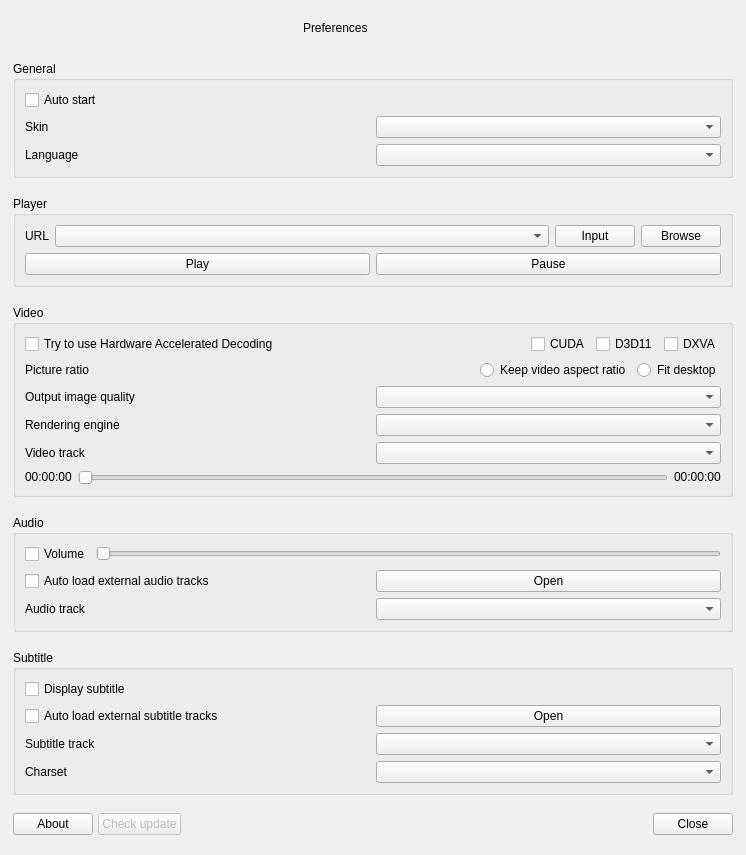
<?xml version="1.0" encoding="UTF-8"?>
<ui version="4.0">
 <class>PreferencesDialog</class>
 <widget class="CFramelessWindow" name="PreferencesDialog">
  <property name="geometry">
   <rect>
    <x>0</x>
    <y>0</y>
    <width>746</width>
    <height>855</height>
   </rect>
  </property>
  <property name="sizePolicy">
   <sizepolicy hsizetype="Preferred" vsizetype="Preferred">
    <horstretch>0</horstretch>
    <verstretch>0</verstretch>
   </sizepolicy>
  </property>
  <property name="acceptDrops">
   <bool>true</bool>
  </property>
  <property name="windowTitle">
   <string>Preferences</string>
  </property>
  <property name="styleSheet">
   <string notr="true"/>
  </property>
  <layout class="QVBoxLayout" name="verticalLayout_2">
   <property name="spacing">
    <number>5</number>
   </property>
   <property name="leftMargin">
    <number>13</number>
   </property>
   <property name="topMargin">
    <number>0</number>
   </property>
   <property name="rightMargin">
    <number>13</number>
   </property>
   <property name="bottomMargin">
    <number>6</number>
   </property>
   <item>
    <widget class="QWidget" name="widget_windowTitleBar" native="true">
     <property name="sizePolicy">
      <sizepolicy hsizetype="Preferred" vsizetype="Fixed">
       <horstretch>0</horstretch>
       <verstretch>0</verstretch>
      </sizepolicy>
     </property>
     <property name="maximumSize">
      <size>
       <width>16777215</width>
       <height>30</height>
      </size>
     </property>
     <layout class="QHBoxLayout" name="horizontalLayout_7">
      <property name="spacing">
       <number>0</number>
      </property>
      <property name="leftMargin">
       <number>0</number>
      </property>
      <property name="topMargin">
       <number>0</number>
      </property>
      <property name="rightMargin">
       <number>0</number>
      </property>
      <property name="bottomMargin">
       <number>0</number>
      </property>
      <item>
       <widget class="QLabel" name="label_windowIcon">
        <property name="sizePolicy">
         <sizepolicy hsizetype="Fixed" vsizetype="Fixed">
          <horstretch>0</horstretch>
          <verstretch>0</verstretch>
         </sizepolicy>
        </property>
        <property name="minimumSize">
         <size>
          <width>15</width>
          <height>15</height>
         </size>
        </property>
        <property name="maximumSize">
         <size>
          <width>18</width>
          <height>18</height>
         </size>
        </property>
        <property name="text">
         <string/>
        </property>
        <property name="pixmap">
         <pixmap resource="../images.qrc">:/icons/color_palette.ico</pixmap>
        </property>
        <property name="scaledContents">
         <bool>true</bool>
        </property>
       </widget>
      </item>
      <item>
       <spacer name="horizontalSpacer_3">
        <property name="orientation">
         <enum>Qt::Horizontal</enum>
        </property>
        <property name="sizeHint" stdset="0">
         <size>
          <width>40</width>
          <height>20</height>
         </size>
        </property>
       </spacer>
      </item>
      <item>
       <widget class="QLabel" name="label_windowTitle">
        <property name="sizePolicy">
         <sizepolicy hsizetype="Preferred" vsizetype="Fixed">
          <horstretch>0</horstretch>
          <verstretch>0</verstretch>
         </sizepolicy>
        </property>
        <property name="maximumSize">
         <size>
          <width>16777215</width>
          <height>30</height>
         </size>
        </property>
        <property name="text">
         <string>Preferences</string>
        </property>
       </widget>
      </item>
      <item>
       <spacer name="horizontalSpacer_4">
        <property name="orientation">
         <enum>Qt::Horizontal</enum>
        </property>
        <property name="sizeHint" stdset="0">
         <size>
          <width>40</width>
          <height>20</height>
         </size>
        </property>
       </spacer>
      </item>
      <item>
       <widget class="QPushButton" name="pushButton_minimize">
        <property name="sizePolicy">
         <sizepolicy hsizetype="Fixed" vsizetype="Fixed">
          <horstretch>0</horstretch>
          <verstretch>0</verstretch>
         </sizepolicy>
        </property>
        <property name="maximumSize">
         <size>
          <width>30</width>
          <height>30</height>
         </size>
        </property>
        <property name="text">
         <string/>
        </property>
        <property name="icon">
         <iconset resource="../images.qrc">
          <normaloff>:/icons/minimize.ico</normaloff>:/icons/minimize.ico</iconset>
        </property>
        <property name="flat">
         <bool>true</bool>
        </property>
       </widget>
      </item>
      <item>
       <widget class="QPushButton" name="pushButton_maximize">
        <property name="enabled">
         <bool>true</bool>
        </property>
        <property name="sizePolicy">
         <sizepolicy hsizetype="Fixed" vsizetype="Fixed">
          <horstretch>0</horstretch>
          <verstretch>0</verstretch>
         </sizepolicy>
        </property>
        <property name="maximumSize">
         <size>
          <width>30</width>
          <height>30</height>
         </size>
        </property>
        <property name="text">
         <string/>
        </property>
        <property name="icon">
         <iconset resource="../images.qrc">
          <normaloff>:/icons/maximize.ico</normaloff>:/icons/maximize.ico</iconset>
        </property>
        <property name="flat">
         <bool>true</bool>
        </property>
       </widget>
      </item>
      <item>
       <widget class="QPushButton" name="pushButton_close">
        <property name="sizePolicy">
         <sizepolicy hsizetype="Fixed" vsizetype="Fixed">
          <horstretch>0</horstretch>
          <verstretch>0</verstretch>
         </sizepolicy>
        </property>
        <property name="maximumSize">
         <size>
          <width>30</width>
          <height>30</height>
         </size>
        </property>
        <property name="text">
         <string/>
        </property>
        <property name="icon">
         <iconset resource="../images.qrc">
          <normaloff>:/icons/close.ico</normaloff>:/icons/close.ico</iconset>
        </property>
        <property name="flat">
         <bool>true</bool>
        </property>
       </widget>
      </item>
     </layout>
    </widget>
   </item>
   <item>
    <widget class="QGroupBox" name="groupBox_general">
     <property name="sizePolicy">
      <sizepolicy hsizetype="Preferred" vsizetype="Fixed">
       <horstretch>0</horstretch>
       <verstretch>0</verstretch>
      </sizepolicy>
     </property>
     <property name="title">
      <string>General</string>
     </property>
     <layout class="QVBoxLayout" name="verticalLayout_6">
      <item>
       <widget class="QCheckBox" name="checkBox_autoStart">
        <property name="text">
         <string>Auto start</string>
        </property>
       </widget>
      </item>
      <item>
       <layout class="QHBoxLayout" name="horizontalLayout_2">
        <item>
         <widget class="QLabel" name="label_skin">
          <property name="sizePolicy">
           <sizepolicy hsizetype="Preferred" vsizetype="Fixed">
            <horstretch>0</horstretch>
            <verstretch>0</verstretch>
           </sizepolicy>
          </property>
          <property name="text">
           <string>Skin</string>
          </property>
         </widget>
        </item>
        <item>
         <widget class="QComboBox" name="comboBox_skin"/>
        </item>
       </layout>
      </item>
      <item>
       <layout class="QHBoxLayout" name="horizontalLayout_16">
        <item>
         <widget class="QLabel" name="label_language">
          <property name="sizePolicy">
           <sizepolicy hsizetype="Preferred" vsizetype="Fixed">
            <horstretch>0</horstretch>
            <verstretch>0</verstretch>
           </sizepolicy>
          </property>
          <property name="text">
           <string>Language</string>
          </property>
         </widget>
        </item>
        <item>
         <widget class="QComboBox" name="comboBox_language"/>
        </item>
       </layout>
      </item>
     </layout>
    </widget>
   </item>
   <item>
    <widget class="QGroupBox" name="groupBox_player">
     <property name="sizePolicy">
      <sizepolicy hsizetype="Preferred" vsizetype="Fixed">
       <horstretch>0</horstretch>
       <verstretch>0</verstretch>
      </sizepolicy>
     </property>
     <property name="title">
      <string>Player</string>
     </property>
     <layout class="QVBoxLayout" name="verticalLayout">
      <item>
       <layout class="QHBoxLayout" name="horizontalLayout_3">
        <item>
         <widget class="QLabel" name="label_url">
          <property name="sizePolicy">
           <sizepolicy hsizetype="Preferred" vsizetype="Fixed">
            <horstretch>0</horstretch>
            <verstretch>0</verstretch>
           </sizepolicy>
          </property>
          <property name="text">
           <string>URL</string>
          </property>
         </widget>
        </item>
        <item>
         <widget class="QComboBox" name="comboBox_url">
          <property name="sizePolicy">
           <sizepolicy hsizetype="Expanding" vsizetype="Fixed">
            <horstretch>0</horstretch>
            <verstretch>0</verstretch>
           </sizepolicy>
          </property>
         </widget>
        </item>
        <item>
         <widget class="QPushButton" name="pushButton_url_input">
          <property name="text">
           <string>Input</string>
          </property>
         </widget>
        </item>
        <item>
         <widget class="QPushButton" name="pushButton_url_browse">
          <property name="text">
           <string>Browse</string>
          </property>
         </widget>
        </item>
       </layout>
      </item>
      <item>
       <layout class="QHBoxLayout" name="horizontalLayout_5">
        <item>
         <widget class="QPushButton" name="pushButton_play">
          <property name="text">
           <string>Play</string>
          </property>
         </widget>
        </item>
        <item>
         <widget class="QPushButton" name="pushButton_pause">
          <property name="text">
           <string>Pause</string>
          </property>
         </widget>
        </item>
       </layout>
      </item>
     </layout>
    </widget>
   </item>
   <item>
    <widget class="QGroupBox" name="groupBox_video">
     <property name="sizePolicy">
      <sizepolicy hsizetype="Preferred" vsizetype="Fixed">
       <horstretch>0</horstretch>
       <verstretch>0</verstretch>
      </sizepolicy>
     </property>
     <property name="title">
      <string>Video</string>
     </property>
     <layout class="QVBoxLayout" name="verticalLayout_3">
      <item>
       <layout class="QHBoxLayout" name="horizontalLayout_6">
        <item>
         <widget class="QCheckBox" name="checkBox_hwdec">
          <property name="text">
           <string>Try to use Hardware Accelerated Decoding</string>
          </property>
         </widget>
        </item>
        <item>
         <spacer name="horizontalSpacer_2">
          <property name="orientation">
           <enum>Qt::Horizontal</enum>
          </property>
          <property name="sizeHint" stdset="0">
           <size>
            <width>40</width>
            <height>20</height>
           </size>
          </property>
         </spacer>
        </item>
        <item>
         <widget class="QCheckBox" name="checkBox_hwdec_cuda">
          <property name="text">
           <string>CUDA</string>
          </property>
         </widget>
        </item>
        <item>
         <widget class="QCheckBox" name="checkBox_hwdec_d3d11">
          <property name="text">
           <string>D3D11</string>
          </property>
         </widget>
        </item>
        <item>
         <widget class="QCheckBox" name="checkBox_hwdec_dxva">
          <property name="text">
           <string>DXVA</string>
          </property>
         </widget>
        </item>
       </layout>
      </item>
      <item>
       <layout class="QHBoxLayout" name="horizontalLayout_8">
        <item>
         <widget class="QLabel" name="label_pictureRatio">
          <property name="sizePolicy">
           <sizepolicy hsizetype="Preferred" vsizetype="Fixed">
            <horstretch>0</horstretch>
            <verstretch>0</verstretch>
           </sizepolicy>
          </property>
          <property name="text">
           <string>Picture ratio</string>
          </property>
         </widget>
        </item>
        <item>
         <spacer name="horizontalSpacer_5">
          <property name="orientation">
           <enum>Qt::Horizontal</enum>
          </property>
          <property name="sizeHint" stdset="0">
           <size>
            <width>40</width>
            <height>20</height>
           </size>
          </property>
         </spacer>
        </item>
        <item>
         <widget class="QRadioButton" name="radioButton_ratio_videoAspectRatio">
          <property name="text">
           <string>Keep video aspect ratio</string>
          </property>
         </widget>
        </item>
        <item>
         <widget class="QRadioButton" name="radioButton_ratio_fitDesktop">
          <property name="text">
           <string>Fit desktop</string>
          </property>
         </widget>
        </item>
       </layout>
      </item>
      <item>
       <layout class="QHBoxLayout" name="horizontalLayout_18">
        <item>
         <widget class="QLabel" name="label_image_quality">
          <property name="sizePolicy">
           <sizepolicy hsizetype="Preferred" vsizetype="Fixed">
            <horstretch>0</horstretch>
            <verstretch>0</verstretch>
           </sizepolicy>
          </property>
          <property name="text">
           <string>Output image quality</string>
          </property>
         </widget>
        </item>
        <item>
         <widget class="QComboBox" name="comboBox_image_quality"/>
        </item>
       </layout>
      </item>
      <item>
       <layout class="QHBoxLayout" name="horizontalLayout_17">
        <item>
         <widget class="QLabel" name="label_video_renderer">
          <property name="sizePolicy">
           <sizepolicy hsizetype="Preferred" vsizetype="Fixed">
            <horstretch>0</horstretch>
            <verstretch>0</verstretch>
           </sizepolicy>
          </property>
          <property name="text">
           <string>Rendering engine</string>
          </property>
         </widget>
        </item>
        <item>
         <widget class="QComboBox" name="comboBox_video_renderer"/>
        </item>
       </layout>
      </item>
      <item>
       <layout class="QHBoxLayout" name="horizontalLayout_11">
        <item>
         <widget class="QLabel" name="label_video_track">
          <property name="sizePolicy">
           <sizepolicy hsizetype="Preferred" vsizetype="Fixed">
            <horstretch>0</horstretch>
            <verstretch>0</verstretch>
           </sizepolicy>
          </property>
          <property name="text">
           <string>Video track</string>
          </property>
         </widget>
        </item>
        <item>
         <widget class="QComboBox" name="comboBox_video_track"/>
        </item>
       </layout>
      </item>
      <item>
       <layout class="QHBoxLayout" name="horizontalLayout_12">
        <item>
         <widget class="QLabel" name="label_video_position">
          <property name="sizePolicy">
           <sizepolicy hsizetype="Preferred" vsizetype="Fixed">
            <horstretch>0</horstretch>
            <verstretch>0</verstretch>
           </sizepolicy>
          </property>
          <property name="text">
           <string>00:00:00</string>
          </property>
         </widget>
        </item>
        <item>
         <widget class="Slider" name="horizontalSlider_video_position">
          <property name="enabled">
           <bool>false</bool>
          </property>
          <property name="orientation">
           <enum>Qt::Horizontal</enum>
          </property>
         </widget>
        </item>
        <item>
         <widget class="QLabel" name="label_video_duration">
          <property name="sizePolicy">
           <sizepolicy hsizetype="Preferred" vsizetype="Fixed">
            <horstretch>0</horstretch>
            <verstretch>0</verstretch>
           </sizepolicy>
          </property>
          <property name="text">
           <string>00:00:00</string>
          </property>
         </widget>
        </item>
       </layout>
      </item>
     </layout>
    </widget>
   </item>
   <item>
    <widget class="QGroupBox" name="groupBox_audio">
     <property name="sizePolicy">
      <sizepolicy hsizetype="Preferred" vsizetype="Fixed">
       <horstretch>0</horstretch>
       <verstretch>0</verstretch>
      </sizepolicy>
     </property>
     <property name="title">
      <string>Audio</string>
     </property>
     <layout class="QVBoxLayout" name="verticalLayout_4">
      <item>
       <layout class="QHBoxLayout" name="horizontalLayout_4">
        <item>
         <widget class="QCheckBox" name="checkBox_volume">
          <property name="text">
           <string>Volume</string>
          </property>
         </widget>
        </item>
        <item>
         <widget class="Slider" name="horizontalSlider_volume">
          <property name="orientation">
           <enum>Qt::Horizontal</enum>
          </property>
         </widget>
        </item>
       </layout>
      </item>
      <item>
       <layout class="QHBoxLayout" name="horizontalLayout_15">
        <item>
         <widget class="QCheckBox" name="checkBox_audio_autoLoadExternal">
          <property name="text">
           <string>Auto load external audio tracks</string>
          </property>
         </widget>
        </item>
        <item>
         <widget class="QPushButton" name="pushButton_audio_open">
          <property name="text">
           <string>Open</string>
          </property>
         </widget>
        </item>
       </layout>
      </item>
      <item>
       <layout class="QHBoxLayout" name="horizontalLayout_9">
        <item>
         <widget class="QLabel" name="label_audio_track">
          <property name="sizePolicy">
           <sizepolicy hsizetype="Preferred" vsizetype="Fixed">
            <horstretch>0</horstretch>
            <verstretch>0</verstretch>
           </sizepolicy>
          </property>
          <property name="text">
           <string>Audio track</string>
          </property>
         </widget>
        </item>
        <item>
         <widget class="QComboBox" name="comboBox_audio_track"/>
        </item>
       </layout>
      </item>
     </layout>
    </widget>
   </item>
   <item>
    <widget class="QGroupBox" name="groupBox_subtitle">
     <property name="sizePolicy">
      <sizepolicy hsizetype="Preferred" vsizetype="Fixed">
       <horstretch>0</horstretch>
       <verstretch>0</verstretch>
      </sizepolicy>
     </property>
     <property name="title">
      <string>Subtitle</string>
     </property>
     <layout class="QVBoxLayout" name="verticalLayout_5">
      <item>
       <widget class="QCheckBox" name="checkBox_displaySubtitle">
        <property name="text">
         <string>Display subtitle</string>
        </property>
       </widget>
      </item>
      <item>
       <layout class="QHBoxLayout" name="horizontalLayout_14">
        <item>
         <widget class="QCheckBox" name="checkBox_subtitle_autoLoadExternal">
          <property name="text">
           <string>Auto load external subtitle tracks</string>
          </property>
         </widget>
        </item>
        <item>
         <widget class="QPushButton" name="pushButton_subtitle_open">
          <property name="text">
           <string>Open</string>
          </property>
         </widget>
        </item>
       </layout>
      </item>
      <item>
       <layout class="QHBoxLayout" name="horizontalLayout_10">
        <item>
         <widget class="QLabel" name="label_subtitle_track">
          <property name="sizePolicy">
           <sizepolicy hsizetype="Preferred" vsizetype="Fixed">
            <horstretch>0</horstretch>
            <verstretch>0</verstretch>
           </sizepolicy>
          </property>
          <property name="text">
           <string>Subtitle track</string>
          </property>
         </widget>
        </item>
        <item>
         <widget class="QComboBox" name="comboBox_subtitle_track"/>
        </item>
       </layout>
      </item>
      <item>
       <layout class="QHBoxLayout" name="horizontalLayout_13">
        <item>
         <widget class="QLabel" name="label_subtitle_charset">
          <property name="sizePolicy">
           <sizepolicy hsizetype="Preferred" vsizetype="Fixed">
            <horstretch>0</horstretch>
            <verstretch>0</verstretch>
           </sizepolicy>
          </property>
          <property name="text">
           <string>Charset</string>
          </property>
         </widget>
        </item>
        <item>
         <widget class="QComboBox" name="comboBox_subtitle_charset"/>
        </item>
       </layout>
      </item>
     </layout>
    </widget>
   </item>
   <item>
    <layout class="QHBoxLayout" name="horizontalLayout">
     <item>
      <widget class="QPushButton" name="pushButton_about">
       <property name="text">
        <string>About</string>
       </property>
      </widget>
     </item>
     <item>
      <widget class="QPushButton" name="pushButton_check_update">
       <property name="enabled">
        <bool>false</bool>
       </property>
       <property name="text">
        <string>Check update</string>
       </property>
      </widget>
     </item>
     <item>
      <spacer name="horizontalSpacer">
       <property name="orientation">
        <enum>Qt::Horizontal</enum>
       </property>
       <property name="sizeHint" stdset="0">
        <size>
         <width>40</width>
         <height>20</height>
        </size>
       </property>
      </spacer>
     </item>
     <item>
      <widget class="QPushButton" name="pushButton_cancel">
       <property name="text">
        <string>Close</string>
       </property>
      </widget>
     </item>
    </layout>
   </item>
  </layout>
 </widget>
 <customwidgets>
  <customwidget>
   <class>CFramelessWindow</class>
   <extends>QWidget</extends>
   <header>qtniceframelesswindow.h</header>
   <container>1</container>
  </customwidget>
  <customwidget>
   <class>Slider</class>
   <extends>QSlider</extends>
   <header>slider.h</header>
  </customwidget>
 </customwidgets>
 <resources>
  <include location="../images.qrc"/>
 </resources>
 <connections/>
</ui>
